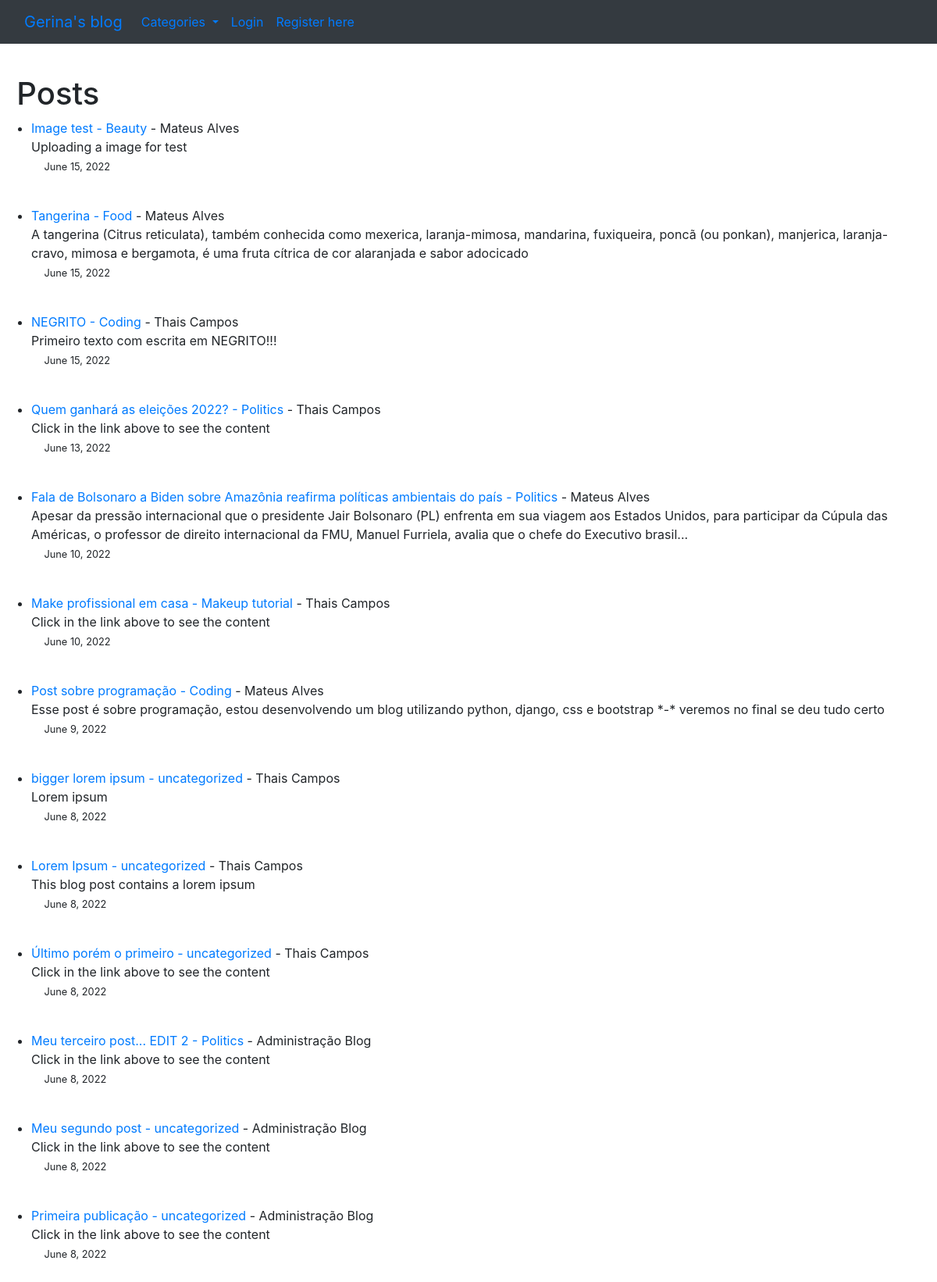
The page / on the database its author committed.
### theblog/models.py (models this page shows, shortened)
class Post(models.Model):
    title = models.CharField(max_length=255)
    header_image = models.ImageField(null=True, blank=True, upload_to='images/')
    author = models.ForeignKey(User, on_delete=models.CASCADE)
    body = RichTextField(blank=True, null=True)
    title_tag = models.CharField(max_length=255, default=title)
    post_date = models.DateField(auto_now_add=True)
    category = models.CharField(max_length=255, default='uncategorized')
    summary = models.CharField(max_length=255)
    likes = models.ManyToManyField(User, related_name='blog_post')

### theblog/views.py (the view)
# urls.py: path('', HomeView.as_view(), name='home'),
class HomeView(ListView):
    model = Post
    template_name = 'home.html'
    ordering = ['-id']
    def get_context_data(self, *args, **kwargs):
        cat_menu = Category.objects.all()
        context = super(HomeView, self).get_context_data(*args, **kwargs)
        context["cat_menu"] = cat_menu
        return context

### theblog/models.py (called while the page is built)
    def __str__(self):
        return self.name

### theblog/templates/home.html
   {% extends 'base.html'%}
    {% block content %}
<p>
   <h1>&nbsp; Posts </h1>
    <ul>
    {% if user.is_authenticated %}
        {% for post in object_list %}
        <li>   <div class="table"><a href="{%url 'article-detail' post.pk%}">{{ post.title }}</a>
            - <a href="{% url 'category' post.category %}"> {{post.category }} </a> - {{post.author.first_name}}
        {{ post.author.last_name }} <br>
            {{ post.summary }}
            {% if user.id == post.author.id %}
                <small><a style="display:inline" class="nav-link" href="{% url 'update_post' post.pk %}">Edit</a></small>
                <small><a style="display:inline" class="nav-link" href="{% url 'delete_post' post.pk %}">Delete</a></small><br>
            {% endif %}
        <small>&emsp;&nbsp;{{ post.post_date }}</small></div>
    </li>
        <br>
    {% endfor %}
    {% else %}
        {% for post in object_list %}
    <li>   <div class="table"><a href="{%url 'article-detail' post.pk%}">{{ post.title }} - {{ post.category }} </a> - {{post.author.first_name}}
        {{ post.author.last_name }} <br>
        {{ post.summary }}<br>
        <small>&emsp;&nbsp;{{ post.post_date }}</small></div>
    </li>
        <br>
    {% endfor %}
    {% endif %}
    </ul>
    {%endblock%}

### rows shown on the page
Post: title "Image test", category "Beauty", author.first_name "Mateus", author.last_name "Alves", summary "Uploading a image for test", post_date "June 15, 2022"
Post: title "Tangerina", category "Food", author.first_name "Mateus", author.last_name "Alves", summary "A tangerina (Citrus reticulata), também conhecida como mexerica, laranja-mimosa, mandarina, fuxiqueira, poncã (ou ponkan), manjerica, laranja-cravo, mimosa e bergamota, é uma fruta cítrica de cor alaranjada e sabor adocicado", post_date "June 15, 2022"
Post: title "NEGRITO", category "Coding", author.first_name "Thais", author.last_name "Campos", summary "Primeiro texto com escrita em NEGRITO!!!", post_date "June 15, 2022"
Post: title "Quem ganhará as eleições 2022?", category "Politics", author.first_name "Thais", author.last_name "Campos", summary "Click in the link above to see the content", post_date "June 13, 2022"
Post: title "Fala de Bolsonaro a Biden sobre Amazônia reafirma políticas ambientais do país", category "Politics", author.first_name "Mateus", author.last_name "Alves", summary "Apesar da pressão internacional que o presidente Jair Bolsonaro (PL) enfrenta em sua viagem aos Estados Unidos, para participar da Cúpula das Américas, o professor de direito internacional da FMU, Manuel Furriela, avalia que o chefe do Executivo brasil...", post_date "June 10, 2022"
Post: title "Make profissional em casa", category "Makeup tutorial", author.first_name "Thais", author.last_name "Campos", summary "Click in the link above to see the content", post_date "June 10, 2022"
Post: title "Post sobre programação", category "Coding", author.first_name "Mateus", author.last_name "Alves", summary "Esse post é sobre programação, estou desenvolvendo um blog utilizando python, django, css e bootstrap *-* veremos no final se deu tudo certo", post_date "June 9, 2022"
Post: title "bigger lorem ipsum", category "uncategorized", author.first_name "Thais", author.last_name "Campos", summary "Lorem ipsum", post_date "June 8, 2022"
Post: title "Lorem Ipsum", category "uncategorized", author.first_name "Thais", author.last_name "Campos", summary "This blog post contains a lorem ipsum", post_date "June 8, 2022"
Post: title "Último porém o primeiro", category "uncategorized", author.first_name "Thais", author.last_name "Campos", summary "Click in the link above to see the content", post_date "June 8, 2022"
Post: title "Meu terceiro post... EDIT 2", category "Politics", author.first_name "Administração", author.last_name "Blog", summary "Click in the link above to see the content", post_date "June 8, 2022"
Post: title "Meu segundo post", category "uncategorized", author.first_name "Administração", author.last_name "Blog", summary "Click in the link above to see the content", post_date "June 8, 2022"
Post: title "Primeira publicação", category "uncategorized", author.first_name "Administração", author.last_name "Blog", summary "Click in the link above to see the content", post_date "June 8, 2022"
